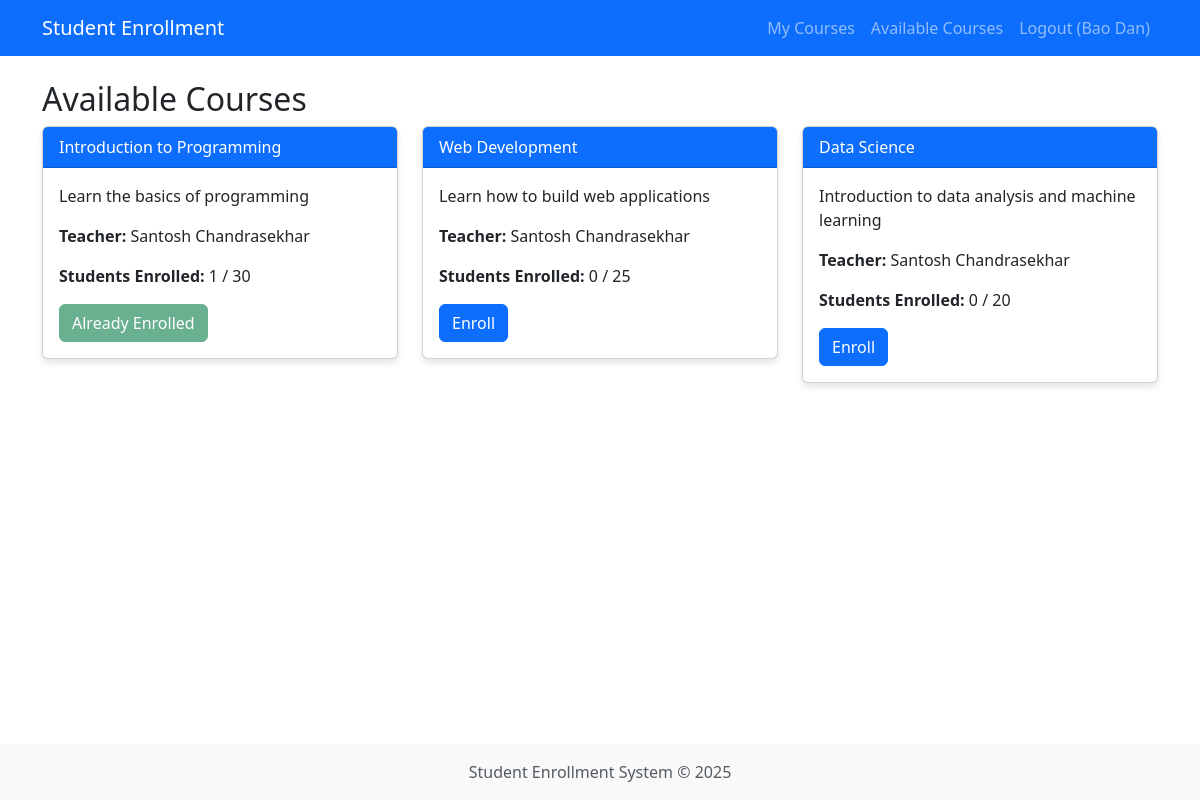
The app's page /student/courses (signed in), older data.
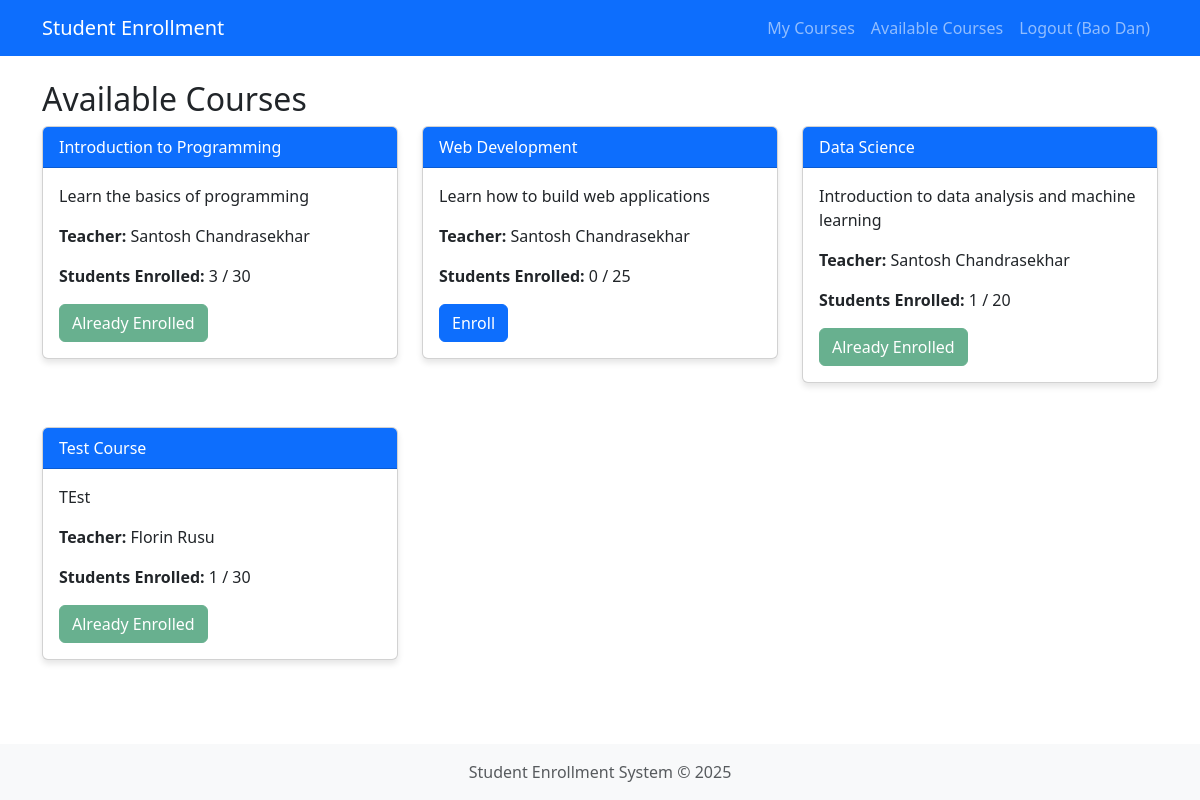
The same page, newer data.
### app.py (models this page shows, shortened)
class Course(db.Model):
    id = db.Column(db.Integer, primary_key=True)
    name = db.Column(db.String(100), nullable=False)
    description = db.Column(db.Text, nullable=True)
    capacity = db.Column(db.Integer, default=30)
    teacher_id = db.Column(db.Integer, db.ForeignKey('user.id'), nullable=True)
    created_at = db.Column(db.DateTime, default=datetime.now)
    enrollments = db.relationship('Enrollment', backref='course', lazy=True, cascade="all, delete-orphan")
    def get_enrollment_count(self):
        return Enrollment.query.filter_by(course_id=self.id).count()

class User(db.Model, UserMixin):
    id = db.Column(db.Integer, primary_key=True)
    email = db.Column(db.String(100), unique=True, nullable=False)
    name = db.Column(db.String(100), nullable=False)
    password = db.Column(db.String(200), nullable=False)
    role_id = db.Column(db.Integer, db.ForeignKey('role.id'), nullable=False)
    created_at = db.Column(db.DateTime, default=datetime.now)
    courses_teaching = db.relationship('Course', backref='teacher', lazy=True,
                                      cascade="all, delete-orphan")
    enrollments = db.relationship('Enrollment', backref='student', lazy=True,
                                 cascade="all, delete-orphan",
                                 primaryjoin="User.id==Enrollment.student_id")

### app.py (the view)
@app.route('/student/courses')
@login_required
@role_required('student')
def student_courses():
    all_courses = Course.query.all()
    enrolled_course_ids = [enrollment.course_id for enrollment in
                          Enrollment.query.filter_by(student_id=current_user.id).all()]
    return render_template('student/courses.html',
                           courses=all_courses,
                           enrolled_course_ids=enrolled_course_ids)

### app.py (called while the page is built)
@login_manager.user_loader
def load_user(user_id):
    return User.query.get(int(user_id))

def role_required(role_name):
    def decorator(f):
        @wraps(f)
        def decorated_function(*args, **kwargs):
            if not current_user.is_authenticated:
                return redirect(url_for('login'))
            if not current_user.role or current_user.role.name != role_name:
                flash('You do not have permission to access this page.', 'danger')
                return redirect(url_for('dashboard'))
            return f(*args, **kwargs)
        return decorated_function
    return decorator

### templates/student/courses.html (shortened to what this page needs)
{% extends 'base.html' %}
{% block content %}
<h2>Available Courses</h2>
{% if courses %}
    <div class="row">
        {% for course in courses %}
            <div class="col-md-4 mb-4">
                <div class="card">
                    <div class="card-header bg-primary text-white">
                        {{ course.name }}
                    </div>
                    <div class="card-body">
                        <p>{{ course.description }}</p>
                        <p><strong>Teacher:</strong> {{ course.teacher.name }}</p>
                        <p><strong>Students Enrolled:</strong> {{ course.get_enrollment_count() }} / {{ course.capacity }}</p>
                        {% if course.id in enrolled_course_ids %}
                            <button class="btn btn-success" disabled>Already Enrolled</button>
                        {% elif course.get_enrollment_count() >= course.capacity %}
                            <button class="btn btn-danger" disabled>Class Full</button>
                        {% else %}
                            <form action="{{ url_for('enroll_course', course_id=course.id) }}" method="POST">
                                <button type="submit" class="btn btn-primary">Enroll</button>
                            </form>
                        {% endif %}
                    </div>
                </div>
            </div>
        {% endfor %}
    </div>
{% else %}
    <div class="alert alert-info">
        No courses are currently available.
    </div>
{% endif %}
{% endblock %}

Row changes from the older to the newer data that the page shows:
computed for Course "Introduction to Programming": get_enrollment_count "1" → "3"
computed for Course "Data Science": get_enrollment_count "0" → "1"; text "Enroll" → "Already Enrolled"
added Course: name "Test Course", description "TEst", teacher.name "Florin Rusu", get_enrollment_count "1", capacity "30", shows "Already Enrolled"
